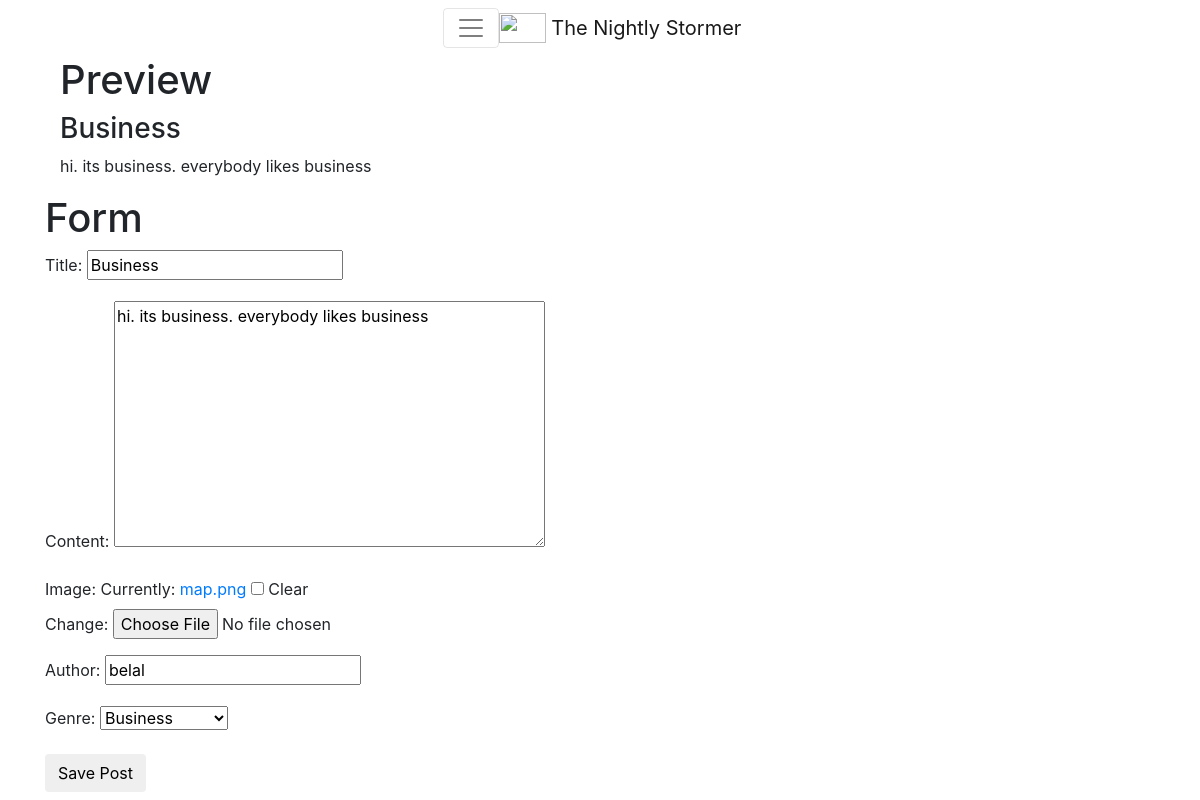
The page /11/edit/ (signed in) on the database its author committed.
### articles/models.py (models this page shows, shortened)
class Article(models.Model):
    GENRE_CHOICES = (
        ('TE', 'Technology'),
        ('SC', 'Science'),
        ('HE', 'Health'),
        ('ED', 'Education'),
        ('EN', 'Entertainment'),
        ('SP', 'Sports'),
        ('BU', 'Business'),
        ('UK', 'General'),
    )
    articleid = models.AutoField(primary_key=True)
    image = models.FileField(null=True, blank=True)
    title = models.CharField(max_length=64)
    content = models.TextField()
    user = models.ForeignKey(settings.AUTH_USER_MODEL, default=1)
    author = models.CharField(max_length=64)
    postTime = models.DateTimeField(auto_now_add=True)
    genre = models.CharField(max_length=2, choices=GENRE_CHOICES, default='UK')
    likes = models.ManyToManyField(settings.AUTH_USER_MODEL, blank=True, related_name='post_likes')
    dislikes = models.ManyToManyField(settings.AUTH_USER_MODEL, blank=True, related_name='post_dislikes')
    class Meta:
        ordering = ["-postTime"]

### articles/views.py (the view)
# urls.py: url(r'^(?P<id>\d+)/edit/$', views.article_update),
def article_update(request, id):
    if not request.user.is_staff or not request.user.is_superuser:
        raise Http404
    instance = get_object_or_404(Article, articleid=id)
    form = ArticleForm(request.POST or None, request.FILES or None, instance=instance)
    if form.is_valid():
        instance = form.save(commit=False)
        instance.save()
        messages.success(request, "Article has been updated")
        return HttpResponseRedirect(instance.get_absolute_url())
    context = { "title" : "Detail", "instance" : instance, "form" : form}
    return render(request, "article_form.html", context)

### articles/forms.py
class ArticleForm(forms.ModelForm):
    class Meta:
        model = Article
        fields = ["title", "content", "image", "author", "genre"]

### templates/article_form.html (shortened to what this page needs)
<!DOCTYPE html>
<html lang="en">
{% extends "base.html" %}
{% block content %}
{% load staticfiles %}
<div class="container-fluid">
    <h1>Preview</h1>
    <div class="content-preview">
        <h3 id="preview-title"></h3>
        <p id="preview-content"></p>
    </div>
</div>
<h1>Form</h1>
<form method="POST" action="" enctype="multipart/form-data" style="width:100%"> {% csrf_token %}
{{ form.as_p }}
<input type="submit" class="btn btn-default" {% if instance %} value="Save Post" {% else %} value="Create Post" {% endif %}/>
    </form>
{% endblock content %}

### static/css/base.css (style rules this page uses)
h1 { color: #c7254e; }

### rows shown on the page
Article: title "Business", content "hi. its business. everybody likes business", author "belal", genre "Business"
